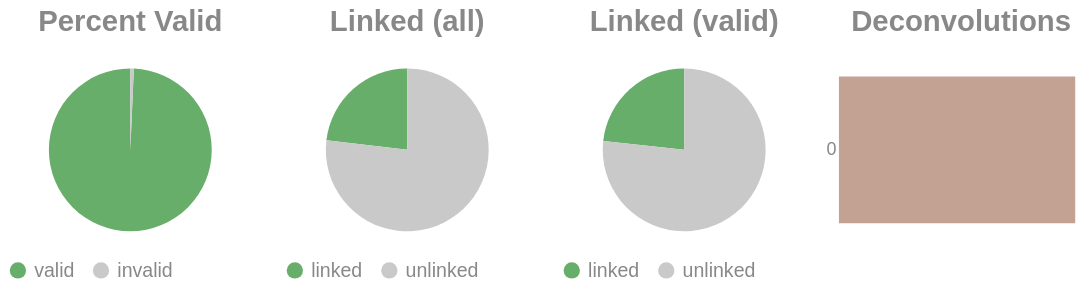

Notebook code for this chart:
### Code cell
if SKIPLR:
    pass
else:
    clash = Counter()
    for i in valids['molecule'].to_list():
        _mol = i.split("-")
        if len(_mol) == 1:
            clash.update('0')
        else:
            clash.update(_mol[-1])

    _d = {"deconvolutions": [], 'count': []}
    for k,v in clash.items():
        _d['deconvolutions'].append(k)
        _d['count'].append(v)

    tot_valid = valids['reads'].sum()
    mask = valids['reads'] >= 2
    n_linked_reads = valids.filter(mask)['reads'].sum()
    if n_linked_reads == 0:
        print_html("No linked molecules (>=2 reads) were detected; skipping linked-only distributions.")
        SKIPLR = True
    else:
        perc_valid = round(tot_valid / n_reads, 4)
        linked_perc_abs = round(n_linked_reads / n_reads, 4)
        linked_perc = round(n_linked_reads / tot_valid, 4)

    _valid = pl.DataFrame({"valids": ['valid', 'invalid'], "count": [tot_valid, n_reads - tot_valid]})
    _linked_abs = pl.DataFrame({"linked (absolute)": ['linked', 'unlinked'], "count": [n_linked_reads, n_reads - n_linked_reads]})
    _linked_rel = pl.DataFrame({"linked (valids)": ['linked', 'unlinked'], "count": [n_linked_reads, tot_valid - n_linked_reads]})

    (
        alt.hconcat(
            piechart(_valid, goodval = 'valid', title = "Percent Valid"),
            piechart(_linked_abs, goodval = "linked", title =  "Linked (all)"),
            piechart(_linked_rel, goodval = "linked", title =  "Linked (valid)"),
            convolutionbar(pl.DataFrame(_d), title = "Deconvolutions"),
            center = True,
            bounds = 'flush'
        )
        .resolve_scale(color='independent')
        .resolve_legend('independent')
        .properties(usermeta={'embedOptions': {"actions": False}})
    ).display()

### Figure 1 — Vega-Lite specification as saved in the notebook (floating-point values rounded to 4 significant figures)
{"width": "container", "height": 400, "config": {"title": {"anchor": "start", "dy": -15, "fontSize": 18, "color": "#888888", "subtitleColor": "#888888", "subtitleFontSize": 14}, "arc": {"fill": "#0072B2"}, "axis": {"domainColor": "#888888", "domainWidth": 0.5, "gridWidth": 0.2, "grid": false, "titleFontWeight": 400, "titleFontSize": 15, "labelFontSize": 11, "labelColor": "#888888", "tickColor": "#888888", "tickWidth": 0.2, "titleColor": "#888888"}, "axisBand": {"grid": false}, "axisX": {"grid": true, "tickSize": 10, "domainCap": "round"}, "axisY": {"domain": false, "grid": true, "tickSize": 0, "domainCap": "round"}, "background": "transparent", "header": {"labelFontSize": 15, "labelColor": "#888888", "titleFontSize": 15, "titleFontWeight": 600, "titleColor": "#888888"}, "legend": {"labelFont": "sans-serif", "labelFontSize": 12, "labelColor": "#888888", "symbolSize": 100, "symbolType": "circle", "titleFontSize": 12, "titlePadding": 10, "titleColor": "#888888", "title": null}, "range": {"category": ["#E69F00", "#56B4E9", "#009E73", "#F0E442", "#0072B2", "#D55E00", "#CC79A7", "#000000"], "diverging": ["#cfe8f3", "#a2d4ec", "#73bfe2", "#46abdb", "#1696d2", "#12719e"]}, "area": {"fill": "#0072B2", "fillOpacity": 0.7, "line": true, "strokeOpacity": 0.7}, "line": {"color": "#0072B2", "stroke": "#0072B2", "strokeWidth": 2}, "trail": {"color": "#0072B2", "stroke": "#0072B2", "strokeWidth": 0, "size": 1}, "point": {"filled": true, "fillOpacity": 1.0, "size": 95}, "text": {"color": "#888888", "fontSize": 11, "align": "right", "fontWeight": 400, "size": 11}, "bar": {"fill": "#0072B2", "stroke": null}, "view": {"stroke": null, "continuousWidth": 660, "continuousHeight": 400}}, "hconcat": [{"data": {"name": "data-ce2b96c6f5eb815bcf04e67cee7c57aa"}, "mark": {"type": "arc"}, "encoding": {"color": {"field": "valids", "legend": {"orient": "bottom", "title": null}, "scale": {"domain": ["valid", "invalid"], "range": ["#68ae6b", "#C9C9C9"]}, "title": "Valids", "type": "nominal"}, "theta": {"field": "count", "type": "quantitative"}, "tooltip": [{"field": "valids", "title": "Valids", "type": "ordinal"}, {"field": "percent", "format": ".2%", "title": "Percent", "type": "quantitative"}, {"field": "count", "title": "Count", "type": "quantitative"}]}, "height": 100, "title": {"text": "Percent Valid", "align": "center", "anchor": "middle"}, "transform": [{"calculate": "datum.count / 4488342", "as": "percent"}], "width": 150}, {"data": {"name": "data-2f5a4b73f462785ae7ea7b99fbafa2ce"}, "mark": {"type": "arc"}, "encoding": {"color": {"field": "linked (absolute)", "legend": {"orient": "bottom", "title": null}, "scale": {"domain": ["linked", "unlinked"], "range": ["#68ae6b", "#C9C9C9"]}, "title": "Linked (Absolute)", "type": "nominal"}, "theta": {"field": "count", "type": "quantitative"}, "tooltip": [{"field": "linked (absolute)", "title": "Linked (Absolute)", "type": "ordinal"}, {"field": "percent", "format": ".2%", "title": "Percent", "type": "quantitative"}, {"field": "count", "title": "Count", "type": "quantitative"}]}, "height": 100, "title": {"text": "Linked (all)", "align": "center", "anchor": "middle"}, "transform": [{"calculate": "datum.count / 4488342", "as": "percent"}], "width": 150}, {"data": {"name": "data-d13d74d1e439c4af062773f56ca693b8"}, "mark": {"type": "arc"}, "encoding": {"color": {"field": "linked (valids)", "legend": {"orient": "bottom", "title": null}, "scale": {"domain": ["linked", "unlinked"], "range": ["#68ae6b", "#C9C9C9"]}, "title": "Linked (Valids)", "type": "nominal"}, "theta": {"field": "count", "type": "quantitative"}, "tooltip": [{"field": "linked (valids)", "title": "Linked (Valids)", "type": "ordinal"}, {"field": "percent", "format": ".2%", "title": "Percent", "type": "quantitative"}, {"field": "count", "title": "Count", "type": "quantitative"}]}, "height": 100, "title": {"text": "Linked (valid)", "align": "center", "anchor": "middle"}, "transform": [{"calculate": "datum.count / 4457382", "as": "percent"}], "width": 150}, {"data": {"name": "data-00e3a29f4d77222c20b2edbe706025cf"}, "mark": {"type": "bar"}, "encoding": {"color": {"field": "deconvolutions", "legend": null, "scale": {"scheme": "lightgreyred"}, "type": "nominal"}, "tooltip": [{"field": "deconvolutions", "title": "Deconvolutions", "type": "ordinal"}, {"field": "percent", "format": ".2%", "title": "Percent", "type": "quantitative"}, {"field": "count", "title": "Count", "type": "quantitative"}], "x": {"axis": null, "field": "count", "type": "quantitative"}, "y": {"field": "deconvolutions", "sort": "ascending", "title": null, "type": "nominal"}}, "height": 100, "title": {"text": "Deconvolutions", "align": "center", "anchor": "middle"}, "transform": [{"calculate": "datum.count / 3867890", "as": "percent"}], "width": 150}], "bounds": "flush", "center": true, "resolve": {"legend": {"angle": "independent"}, "scale": {"color": "independent"}}, "usermeta": {"embedOptions": {"actions": false}}, "$schema": "https://vega.github.io/schema/vega-lite/v6.1.0.json", "datasets": {"data-ce2b96c6f5eb815bcf04e67cee7c57aa": [{"valids": "valid", "count": 4457382}, {"valids": "invalid", "count": 30960}], "data-2f5a4b73f462785ae7ea7b99fbafa2ce": [{"linked (absolute)": "linked", "count": 1037618}, {"linked (absolute)": "unlinked", "count": 3450724}], "data-d13d74d1e439c4af062773f56ca693b8": [{"linked (valids)": "linked", "count": 1037618}, {"linked (valids)": "unlinked", "count": 3419764}], "data-00e3a29f4d77222c20b2edbe706025cf": [{"deconvolutions": "0", "count": 3867890}]}}
